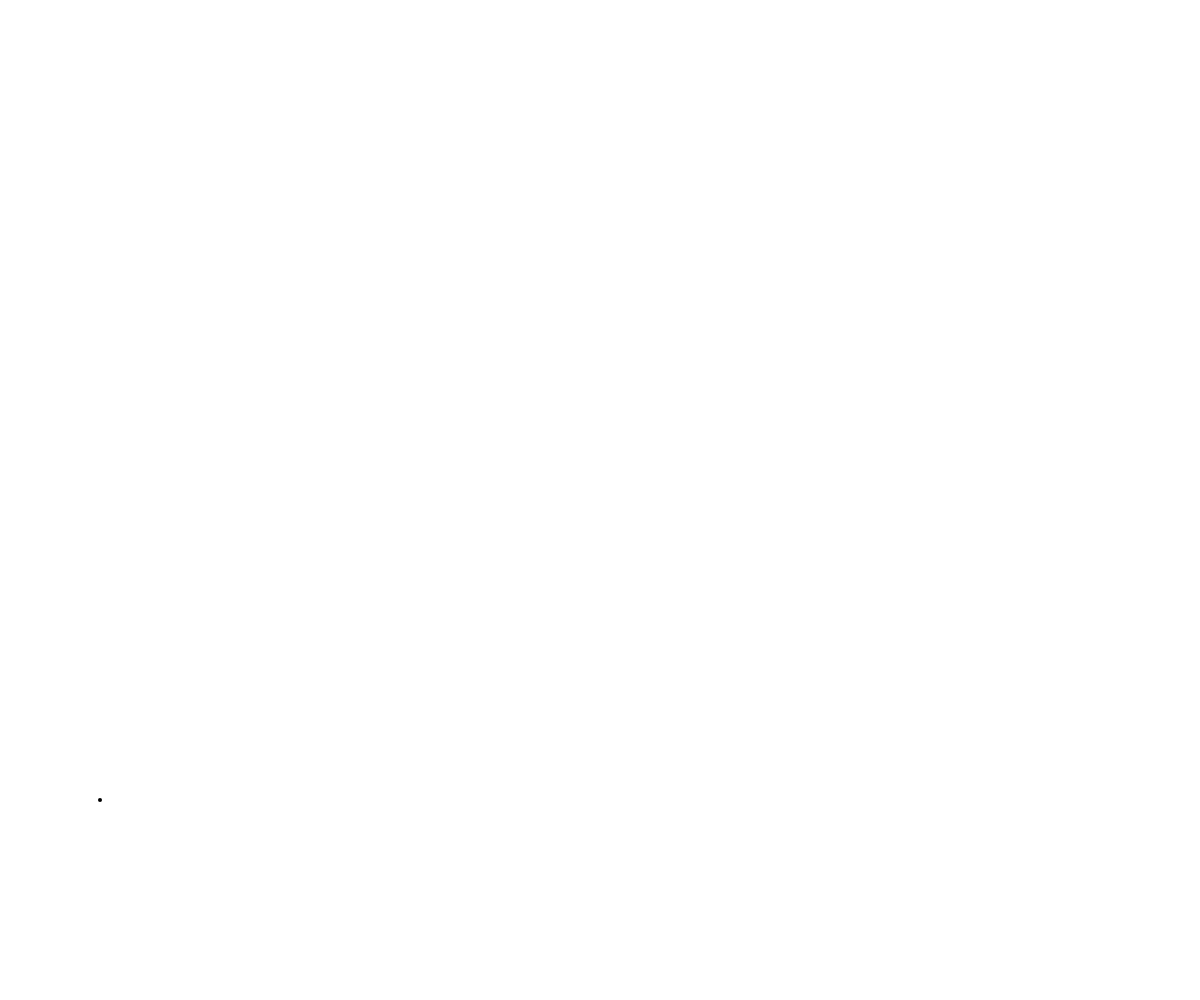
Frame 1 (no input)
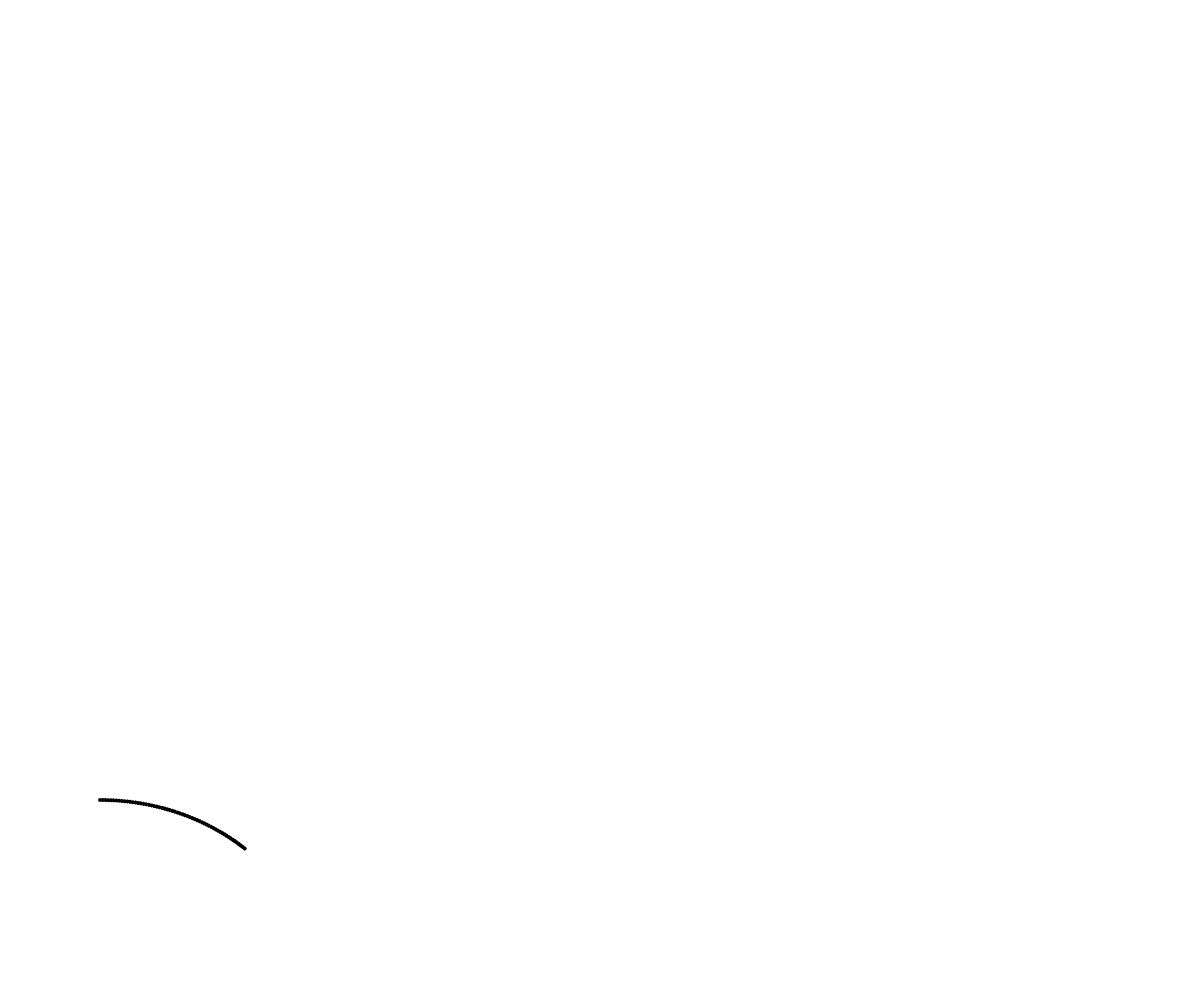
Frame 60 (no input)
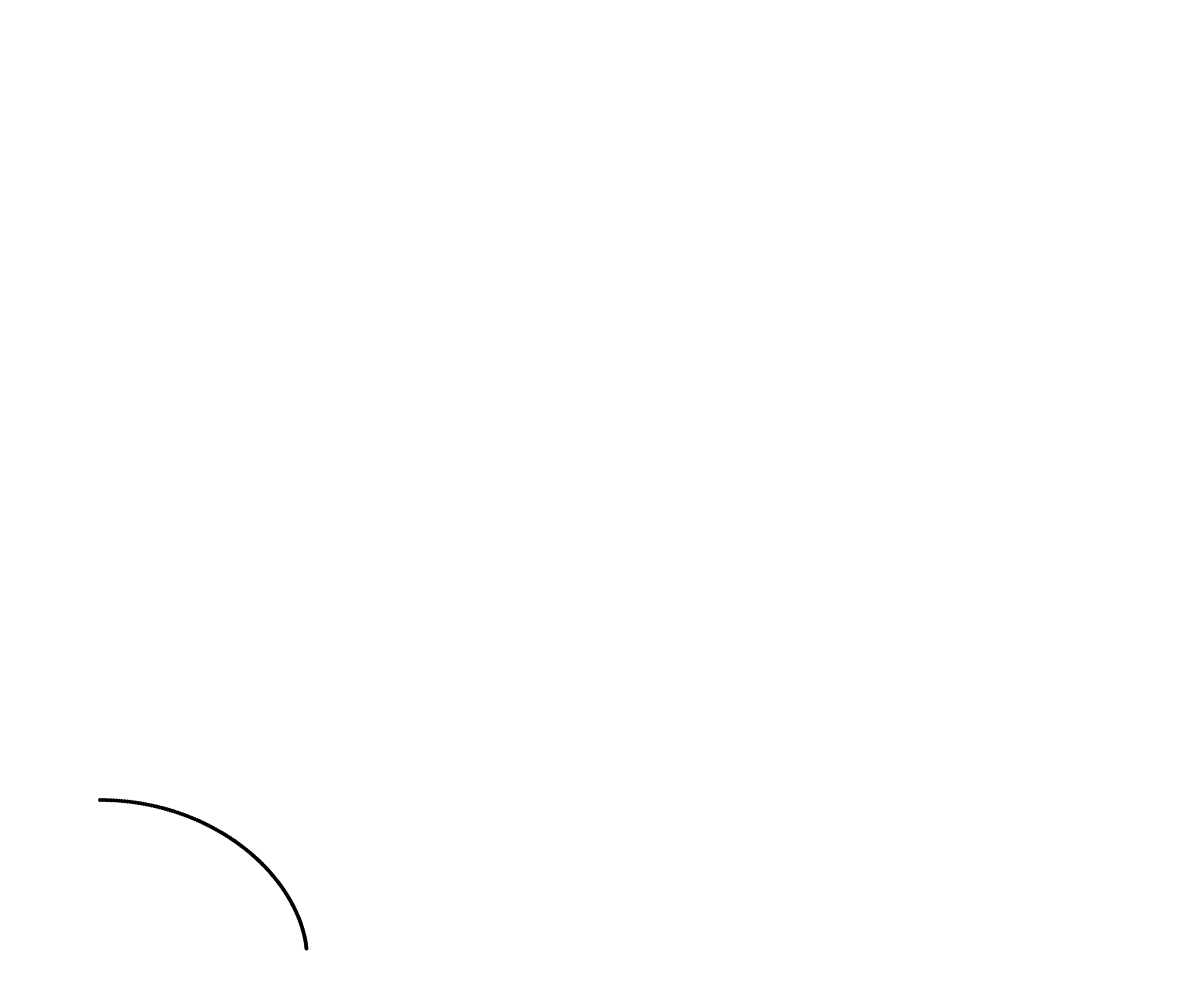
Frame 120 (the mouse pressed at the canvas centre since frame 60)

The p5.js sketch that drew these frames (run headless with seeded random() and noise() and a simulated clock; from frame 60 on, the mouse is pressed at the canvas centre):

// p5.js sketch
// ── sketch.js
var circ

function setup() {
	createCanvas(windowWidth, windowHeight)
	// circ = new CurveCreator(width / 2, (height / 2) - (height * 0.8 / 2) + width / 12)
	circ = new CurveCreator(width / 12, height - width / 12)
}

function draw() {
	//background(255)
	stroke(0)
	circ.show()
}
// ── curvecreator.js
function CurveCreator(x, y){
	
	this.pos = createVector(x, y)
	this.circangle = 0
	this.pointangle = 0
	this.size = width / 6
	this.pointhist = []
	
	this.show = function(){
		angleMode(DEGREES)
		noFill()
		push()
		// translate(width / 2, height / 2)
		// ellipse(0, 0, height * 0.8)
		// rotate(this.circangle)
		// translate(0, -height * 0.8 / 2 + this.size / 2)
		//ellipse(0, 0, this.size)
		translate(this.pos.x, this.pos.y)
		rotate(this.pointangle)
		strokeWeight(4)
		point(0, -this.size / 2)
		pop()
		this.circangle++
		this.pointangle++
		this.pos.add(createVector(1, 0))
	}
	
}
